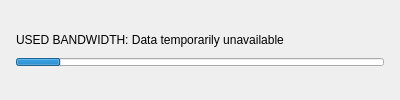
           <widget class="QWidget" name="pQuota">
            <layout class="QVBoxLayout" name="verticalLayout_10">
             <property name="spacing">
              <number>0</number>
             </property>
             <property name="leftMargin">
              <number>0</number>
             </property>
             <property name="topMargin">
              <number>0</number>
             </property>
             <property name="rightMargin">
              <number>0</number>
             </property>
             <property name="bottomMargin">
              <number>0</number>
             </property>
             <item>
              <widget class="QWidget" name="wUsage_2" native="true">
               <property name="sizePolicy">
                <sizepolicy hsizetype="Preferred" vsizetype="Preferred">
                 <horstretch>0</horstretch>
                 <verstretch>0</verstretch>
                </sizepolicy>
               </property>
               <property name="minimumSize">
                <size>
                 <width>0</width>
                 <height>40</height>
                </size>
               </property>
               <property name="maximumSize">
                <size>
                 <width>16777215</width>
                 <height>40</height>
                </size>
               </property>
               <property name="styleSheet">
                <string notr="true"/>
               </property>
               <layout class="QVBoxLayout" name="verticalLayout_7">
                <property name="spacing">
                 <number>2</number>
                </property>
                <property name="leftMargin">
                 <number>16</number>
                </property>
                <property name="topMargin">
                 <number>0</number>
                </property>
                <property name="rightMargin">
                 <number>16</number>
                </property>
                <property name="bottomMargin">
                 <number>0</number>
                </property>
                <item>
                 <widget class="QWidget" name="widget_9" native="true">
                  <property name="sizePolicy">
                   <sizepolicy hsizetype="Minimum" vsizetype="Preferred">
                    <horstretch>0</horstretch>
                    <verstretch>0</verstretch>
                   </sizepolicy>
                  </property>
                  <property name="minimumSize">
                   <size>
                    <width>368</width>
                    <height>20</height>
                   </size>
                  </property>
                  <property name="maximumSize">
                   <size>
                    <width>368</width>
                    <height>20</height>
                   </size>
                  </property>
                  <layout class="QHBoxLayout" name="horizontalLayout_7">
                   <property name="spacing">
                    <number>0</number>
                   </property>
                   <property name="leftMargin">
                    <number>0</number>
                   </property>
                   <property name="topMargin">
                    <number>0</number>
                   </property>
                   <property name="rightMargin">
                    <number>0</number>
                   </property>
                   <property name="bottomMargin">
                    <number>0</number>
                   </property>
                   <item>
                    <widget class="QLabel" name="lTotalUsedQuota">
                     <property name="sizePolicy">
                      <sizepolicy hsizetype="Preferred" vsizetype="Preferred">
                       <horstretch>0</horstretch>
                       <verstretch>0</verstretch>
                      </sizepolicy>
                     </property>
                     <property name="minimumSize">
                      <size>
                       <width>0</width>
                       <height>20</height>
                      </size>
                     </property>
                     <property name="maximumSize">
                      <size>
                       <width>16777215</width>
                       <height>20</height>
                      </size>
                     </property>
                     <property name="focusPolicy">
                      <enum>Qt::StrongFocus</enum>
                     </property>
                     <property name="styleSheet">
                      <string notr="true">#lTotalUsed
{
font: &quot;Helvetica&quot;;
font-size: 12px;
font-weight: normal;
color: #333333;
}</string>
                     </property>
                     <property name="text">
                      <string>USED BANDWIDTH: Data temporarily unavailable</string>
                     </property>
                     <property name="alignment">
                      <set>Qt::AlignLeading|Qt::AlignLeft|Qt::AlignTop</set>
                     </property>
                    </widget>
                   </item>
                   <item>
                    <widget class="QLabel" name="lPercentageUsedQuota">
                     <property name="sizePolicy">
                      <sizepolicy hsizetype="Preferred" vsizetype="Preferred">
                       <horstretch>0</horstretch>
                       <verstretch>0</verstretch>
                      </sizepolicy>
                     </property>
                     <property name="minimumSize">
                      <size>
                       <width>0</width>
                       <height>20</height>
                      </size>
                     </property>
                     <property name="maximumSize">
                      <size>
                       <width>16777215</width>
                       <height>20</height>
                      </size>
                     </property>
                     <property name="focusPolicy">
                      <enum>Qt::StrongFocus</enum>
                     </property>
                     <property name="styleSheet">
                      <string notr="true">#lPercentageUsed
{
font: &quot;Helvetica&quot;;
font-size: 12px;
font-weight: normal;
color: #333333;
}
</string>
                     </property>
                     <property name="text">
                      <string/>
                     </property>
                     <property name="alignment">
                      <set>Qt::AlignRight|Qt::AlignTop|Qt::AlignTrailing</set>
                     </property>
                    </widget>
                   </item>
                  </layout>
                 </widget>
                </item>
                <item>
                 <widget class="QProgressBar" name="pUsageQuota">
                  <property name="sizePolicy">
                   <sizepolicy hsizetype="Preferred" vsizetype="Preferred">
                    <horstretch>0</horstretch>
                    <verstretch>0</verstretch>
                   </sizepolicy>
                  </property>
                  <property name="minimumSize">
                   <size>
                    <width>368</width>
                    <height>8</height>
                   </size>
                  </property>
                  <property name="maximumSize">
                   <size>
                    <width>368</width>
                    <height>8</height>
                   </size>
                  </property>
                  <property name="value">
                   <number>12</number>
                  </property>
                  <property name="format">
                   <string/>
                  </property>
                 </widget>
                </item>
               </layout>
              </widget>
             </item>
            </layout>
           </widget>
